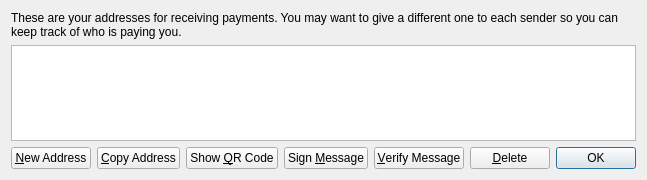
<?xml version="1.0" encoding="UTF-8"?>
<ui version="4.0">
 <class>AddressBookPage</class>
 <widget class="QWidget" name="AddressBookPage">
  <property name="geometry">
   <rect>
    <x>0</x>
    <y>0</y>
    <width>160</width>
    <height>180</height>
   </rect>
  </property>
  <property name="windowTitle">
   <string>Address Book</string>
  </property>
  <layout class="QVBoxLayout" name="verticalLayout">
   <item>
    <widget class="QLabel" name="labelExplanation">
     <property name="text">
      <string>These are your addresses for receiving payments. You may want to give a different one to each sender so you can keep track of who is paying you.</string>
     </property>
     <property name="textFormat">
      <enum>Qt::PlainText</enum>
     </property>
     <property name="wordWrap">
      <bool>true</bool>
     </property>
    </widget>
   </item>
   <item>
    <widget class="QTableView" name="tableView">
     <property name="contextMenuPolicy">
      <enum>Qt::CustomContextMenu</enum>
     </property>
     <property name="toolTip">
      <string>Double-click to edit label</string>
     </property>
     <property name="tabKeyNavigation">
      <bool>false</bool>
     </property>
     <property name="selectionMode">
      <enum>QAbstractItemView::SingleSelection</enum>
     </property>
     <property name="selectionBehavior">
      <enum>QAbstractItemView::SelectRows</enum>
     </property>
     <property name="sortingEnabled">
      <bool>true</bool>
     </property>
     <attribute name="verticalHeaderVisible">
      <bool>false</bool>
     </attribute>
    </widget>
   </item>
   <item>
    <layout class="QHBoxLayout" name="horizontalLayout">
     <item>
      <widget class="QPushButton" name="newAddressButton">
       <property name="toolTip">
        <string>Create a new address</string>
       </property>
       <property name="text">
        <string>&amp;New Address</string>
       </property>
      </widget>
     </item>
     <item>
      <widget class="QPushButton" name="copyToClipboard">
       <property name="toolTip">
        <string>Copy the currently selected address to the system clipboard</string>
       </property>
       <property name="text">
        <string>&amp;Copy Address</string>
       </property>
      </widget>
     </item>
     <item>
      <widget class="QPushButton" name="showQRCode">
       <property name="text">
        <string>Show &amp;QR Code</string>
       </property>
      </widget>
     </item>
     <item>
      <widget class="QPushButton" name="signMessage">
       <property name="toolTip">
        <string>Sign a message to prove you own a Millionairescoinclub address</string>
       </property>
       <property name="text">
        <string>Sign &amp;Message</string>
       </property>
      </widget>
     </item>
     <item>
      <widget class="QPushButton" name="verifyMessage">
       <property name="toolTip">
        <string>Verify a message to ensure it was signed with a specified Millionairescoinclub address</string>
       </property>
       <property name="text">
        <string>&amp;Verify Message</string>
       </property>
      </widget>
     </item>
     <item>
      <widget class="QPushButton" name="deleteButton">
       <property name="toolTip">
        <string>Delete the currently selected address from the list</string>
       </property>
       <property name="text">
        <string>&amp;Delete</string>
       </property>
      </widget>
     </item>
     <item>
      <spacer name="horizontalSpacer">
       <property name="orientation">
        <enum>Qt::Horizontal</enum>
       </property>
       <property name="sizeHint" stdset="0">
        <size>
         <width>40</width>
         <height>20</height>
        </size>
       </property>
      </spacer>
     </item>
     <item>
      <widget class="QDialogButtonBox" name="buttonBox">
       <property name="sizePolicy">
        <sizepolicy hsizetype="Maximum" vsizetype="Fixed">
         <horstretch>0</horstretch>
         <verstretch>0</verstretch>
        </sizepolicy>
       </property>
       <property name="standardButtons">
        <set>QDialogButtonBox::Ok</set>
       </property>
      </widget>
     </item>
    </layout>
   </item>
  </layout>
 </widget>
 <resources>
  <include location="../bitcoin.qrc"/>
 </resources>
 <connections/>
</ui>
